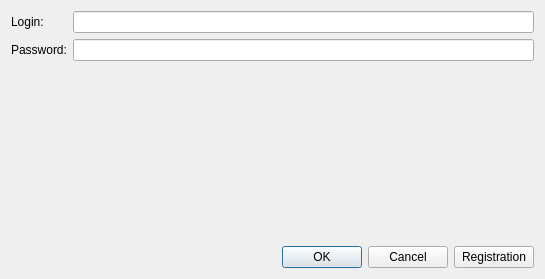
<?xml version="1.0" encoding="UTF-8"?>
<ui version="4.0">
 <class>LoginForm</class>
 <widget class="QWidget" name="LoginForm">
  <property name="geometry">
   <rect>
    <x>0</x>
    <y>0</y>
    <width>545</width>
    <height>279</height>
   </rect>
  </property>
  <property name="windowTitle">
   <string>Form</string>
  </property>
  <layout class="QVBoxLayout" name="verticalLayout">
   <item>
    <layout class="QFormLayout" name="formLayout">
     <item row="0" column="0">
      <widget class="QLabel" name="label">
       <property name="text">
        <string>Login:</string>
       </property>
      </widget>
     </item>
     <item row="0" column="1">
      <widget class="QLineEdit" name="loginEdit"/>
     </item>
     <item row="1" column="0">
      <widget class="QLabel" name="label_2">
       <property name="text">
        <string>Password:</string>
       </property>
      </widget>
     </item>
     <item row="1" column="1">
      <widget class="QLineEdit" name="passwordEdit">
       <property name="text">
        <string/>
       </property>
       <property name="echoMode">
        <enum>QLineEdit::Password</enum>
       </property>
      </widget>
     </item>
    </layout>
   </item>
   <item>
    <spacer name="verticalSpacer">
     <property name="orientation">
      <enum>Qt::Vertical</enum>
     </property>
     <property name="sizeHint" stdset="0">
      <size>
       <width>20</width>
       <height>40</height>
      </size>
     </property>
    </spacer>
   </item>
   <item>
    <layout class="QHBoxLayout" name="horizontalLayout" stretch="1,0">
     <item>
      <widget class="QDialogButtonBox" name="buttonBox">
       <property name="standardButtons">
        <set>QDialogButtonBox::Cancel|QDialogButtonBox::Ok</set>
       </property>
      </widget>
     </item>
     <item>
      <widget class="QPushButton" name="registrationPushButton">
       <property name="text">
        <string>Registration</string>
       </property>
      </widget>
     </item>
    </layout>
   </item>
  </layout>
 </widget>
 <resources/>
 <connections/>
</ui>
